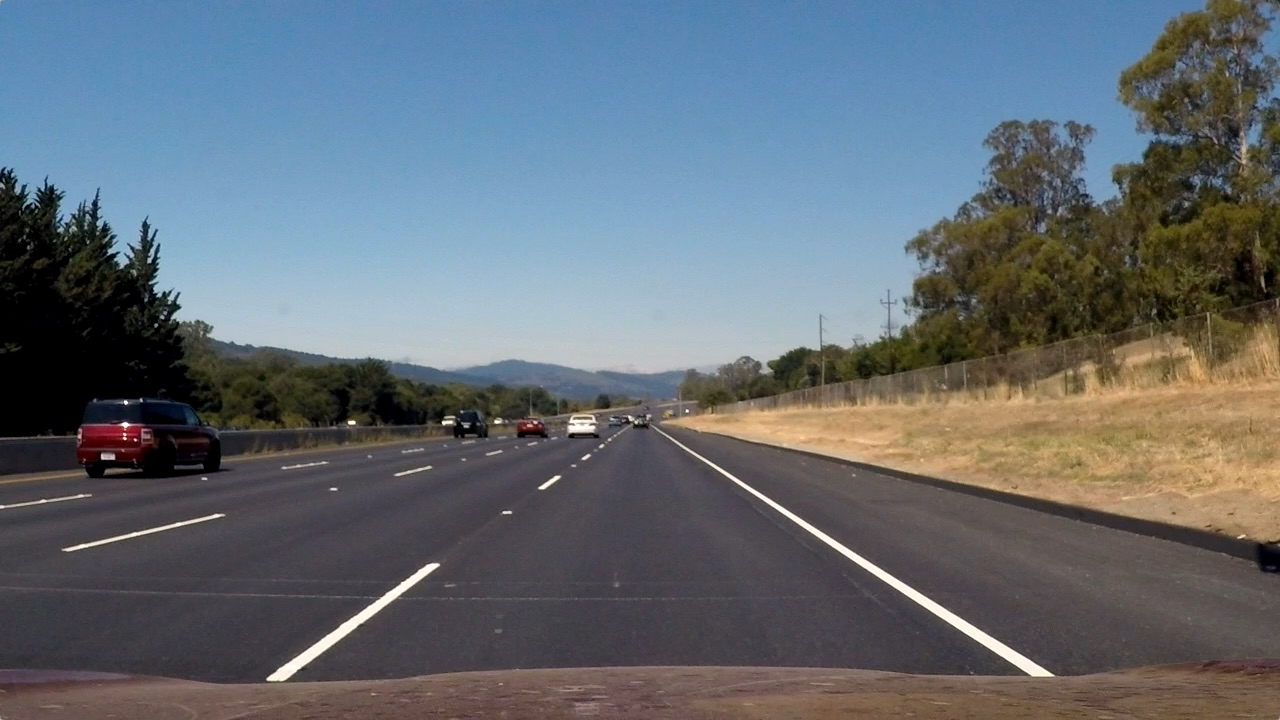
#> input picture test_images/straight_lines2.jpg, 1280 x 720 px; its folder holds 5 pictures in this run
$ python image_pipeline.py   (older library calls are emulated)
#> lines starting #> are read from the running program, lines starting #| are printed output that depends on the picture; after the words box and inside, x2 and y2 are one past the last pixel; in counts of white or black regions, pixels touching at a corner belong together; long printed decimals are rounded
### image_thresholding.py
import numpy as np
import cv2


# Threshold functions
def abs_sobel_thresh(img, orient='x', sobel_kernel=3, thresh=(0, 255)):
    gray = cv2.cvtColor(img, cv2.COLOR_RGB2GRAY)
    if orient=='x':
        sobel = cv2.Sobel(gray, cv2.CV_64F, 1, 0, ksize=sobel_kernel)
    elif orient=='y':
        sobel = cv2.Sobel(gray, cv2.CV_64F, 0, 1, ksize=sobel_kernel)
    abs_sobel = np.abs(sobel)
    scaled_sobel = np.uint8(255*abs_sobel/np.max(abs_sobel))
    grad_binary = np.zeros_like(abs_sobel)
    grad_binary[(scaled_sobel >= thresh[0]) & (scaled_sobel <= thresh[1])] = 1
    return grad_binary


def mag_thresh(img, sobel_kernel=3, mag_thresh=(0, 255)):
    gray = cv2.cvtColor(img, cv2.COLOR_RGB2GRAY)
    sobelx = cv2.Sobel(gray, cv2.CV_64F, 1, 0, ksize=sobel_kernel)
    sobely = cv2.Sobel(gray, cv2.CV_64F, 0, 1, ksize=sobel_kernel)
    mag_sobel = np.sqrt(sobelx**2 + sobely**2)
    scaled_sobel = np.uint8(255*mag_sobel/np.max(mag_sobel))
    mag_binary = np.zeros_like(gray)
    mag_binary[(scaled_sobel >= mag_thresh[0]) & (scaled_sobel <= mag_thresh[1])] = 1
    return mag_binary


def dir_threshold(img, sobel_kernel=3, thresh=(0, np.pi / 2)):
    gray = cv2.cvtColor(img, cv2.COLOR_RGB2GRAY)
    sobelx = cv2.Sobel(gray, cv2.CV_64F, 1, 0, ksize=sobel_kernel)
    sobely = cv2.Sobel(gray, cv2.CV_64F, 0, 1, ksize=sobel_kernel)
    abs_sobelx = np.abs(sobelx)
    abs_sobely = np.abs(sobely)
    dir_sobel = np.arctan2(abs_sobely, abs_sobelx)
    binary_output = np.zeros_like(gray)
    binary_output[(dir_sobel >= thresh[0]) & (dir_sobel <= thresh[1])] = 1
    return binary_output


def hls_select(img, thresh=(0, 255)):
    # 1) Convert to HLS color space
    hls = cv2.cvtColor(img, cv2.COLOR_RGB2HLS)
    # 2) Apply a threshold to the S channel
    s = hls[:, :, 2]
    binary_output = np.zeros_like(s)
    binary_output[(s > thresh[0]) & (s <= thresh[1])] = 1
    # 3) Return a binary image of threshold result
    # binary_output = np.copy(img) # placeholder line
    return binary_output

def white_select(img, thresh=200):
    binary_output = np.zeros_like(img[:, :, 0])
    binary_output[(img[:,:,0] > thresh) & (img[:,:,1] > thresh) & (img[:,:,2] > thresh)] = 1
    # 3) Return a binary image of threshold result
    # binary_output = np.copy(img) # placeholder line
    return binary_output


def yellow_select(img, thresh=(0, 255)):
    rg_th = 125
    bl_th = 115
    binary_output = np.zeros_like(img[:, :, 0])
    binary_output[(img[:,:,0] > rg_th) & (img[:,:,1] > rg_th) & (img[:,:,2] < bl_th)] = 1
    # 3) Return a binary image of threshold result
    # binary_output = np.copy(img) # placeholder line
    return binary_output

### line_fit.py
import numpy as np
import cv2
import matplotlib.pyplot as plt


# Functions for polynomial fitting step
def find_lane_pixels(binary_warped):
    # Take a histogram of the bottom half of the image
    histogram = np.sum(binary_warped[binary_warped.shape[0] // 2:, :], axis=0)
    # Create an output image to draw on and visualize the result
    out_img = np.dstack((binary_warped, binary_warped, binary_warped))
    # Find the peak of the left and right halves of the histogram
    # These will be the starting point for the left and right lines
    midpoint = np.int(histogram.shape[0] // 2)
    leftx_base = np.argmax(histogram[:midpoint])
    rightx_base = np.argmax(histogram[midpoint:]) + midpoint

    # HYPERPARAMETERS
    nwindows = 9        # Choose the number of sliding windows
    margin = 130        # Set the width of the windows +/- margin
    minpix = 50         # Set minimum number of pixels found to recenter window

    # Set height of windows - based on nwindows above and image shape
    window_height = np.int(binary_warped.shape[0] // nwindows)
    # Identify the x and y positions of all nonzero pixels in the image
    nonzero = binary_warped.nonzero()
    nonzeroy = np.array(nonzero[0])
    nonzerox = np.array(nonzero[1])
    out_img[nonzeroy, nonzerox] = [255, 255, 255]
    # Current positions to be updated later for each window in nwindows
    leftx_current = leftx_base
    rightx_current = rightx_base
    # Create empty lists to receive left and right lane pixel indices
    left_lane_inds = []
    right_lane_inds = []

    # Step through the windows one by one
    for window in range(nwindows):
        # Identify window boundaries in x and y (and right and left)
        win_y_low = binary_warped.shape[0] - (window + 1) * window_height
        win_y_high = binary_warped.shape[0] - window * window_height
        # the four boundaries of the window
        win_xleft_low = leftx_current - margin
        win_xleft_high = leftx_current + margin
        win_xright_low = rightx_current - margin
        win_xright_high = rightx_current + margin
        # Draw the windows on the visualization image
        cv2.rectangle(out_img, (win_xleft_low, win_y_low),
                      (win_xleft_high, win_y_high), (0, 255, 0), 2)
        cv2.rectangle(out_img, (win_xright_low, win_y_low),
                      (win_xright_high, win_y_high), (0, 255, 0), 2)
        # Identify the nonzero pixels in x and y within the window
        good_left_inds = [i for i in range(len(nonzerox)) if
                          win_xleft_low < nonzerox[i] < win_xleft_high and
                          win_y_low < nonzeroy[i] < win_y_high]
        good_right_inds = [i for i in range(len(nonzerox)) if
                           win_xright_low < nonzerox[i] < win_xright_high and
                           win_y_low < nonzeroy[i] < win_y_high]
        # Append these indices to the lists
        left_lane_inds.append(good_left_inds)
        right_lane_inds.append(good_right_inds)
        # Recenter next window
        if len(good_left_inds) > minpix:
            leftx_current = np.int(np.mean(nonzerox[good_left_inds]))
        if len(good_right_inds) > minpix:
            rightx_current = np.int(np.mean(nonzerox[good_right_inds]))

    # Concatenate the arrays of indices (previously was a list of lists of pixels)
    try:
        left_lane_inds = np.concatenate(left_lane_inds).astype(int)
        right_lane_inds = np.concatenate(right_lane_inds).astype(int)
    except ValueError:      # Avoids an error if the above is not implemented fully
        print("Something bad happened")
        pass

    # Extract left and right line pixel positions
    leftx = nonzerox[left_lane_inds]
    lefty = nonzeroy[left_lane_inds]
    rightx = nonzerox[right_lane_inds]
    righty = nonzeroy[right_lane_inds]

    return leftx, lefty, rightx, righty, out_img


# [21 lines left out: function find_lane_around_fit, not called in this run]


def fit_polynomial(binary_warped, plot=False):
    # Find our lane pixels first
    leftx, lefty, rightx, righty, out_img = find_lane_pixels(binary_warped)
    # fit if leftx, rightx are not empty
    left_fit, right_fit, left_px, right_px, ploty = fit(leftx, lefty, rightx, righty, out_img.shape[0])

    # Visualization
    nonzero = binary_warped.nonzero()
    nonzeroy = np.array(nonzero[0])
    nonzerox = np.array(nonzero[1])
    out_img[nonzeroy, nonzerox] = [255, 255, 255]
    out_img[lefty, leftx] = [255, 0, 0]
    out_img[righty, rightx] = [0, 0, 255]
    # Plots the left and right polynomials on the lane lines
    if plot:
        plt.plot(left_px, ploty, color='yellow')
        plt.plot(right_px, ploty, color='yellow')

    return out_img, left_fit, right_fit, left_px, right_px, ploty


def fit(leftx, lefty, rightx, righty, y_px):
    if len(leftx) > 0 and len(rightx) > 0:
        # Fit a second order polynomial to each using `np.polyfit`
        left_fit = np.polyfit(lefty, leftx, 2)
        right_fit = np.polyfit(righty, rightx, 2)
        # Generate x and y values for plotting
        ploty = np.linspace(0, y_px - 1, y_px)
        left_px = left_fit[0] * ploty ** 2 + left_fit[1] * ploty + left_fit[2]
        right_px = right_fit[0] * ploty ** 2 + right_fit[1] * ploty + right_fit[2]
        return left_fit, right_fit, left_px, right_px, ploty
    else:
        print("Empty data!")
        return


def sanity_chk(ploty, left_px, right_px):
    sane = True
    err = ""
    width = (right_px[-1] - left_px[-1]) * 3.7/700
    if width > 4.5 or width < 3:                      # Is lane width around 3.7m (+/- 0.5)?
        sane = False
        err = "No right lane distance ({0:.1f})".format(width)
    farther = len(ploty)//2
    lane_dist = right_px[farther:] - left_px[farther:]
    sigma = np.max(lane_dist) / np.min(lane_dist)
    # print("max: {0:.3f} - min: {1:.3f}".format(np.max(lane_dist), np.min(lane_dist)))
    if sigma > 1.5:    # Are lanes more or less parallel?
        sane = False
        sg = "{0:.1f}".format(sigma)
        err = err + " - " + "No parallel lanes (" + sg + ")"
    # if left_curv < 1800 or right_curv < 1800:           # Is the curvature similar?
    #     if abs(left_curv - right_curv) > 500:
    #         sane = False
    #         err = err + " - " + "No same curvature"
    return sane, err


def find_curv(ally, left_fit, right_fit):
    ym_per_pix = 30 / 720       # meters per pixel in y dimension
    xm_per_pix = 3.7 / 700      # meters per pixel in x dimension
    ally_m = ally * ym_per_pix
    def curv(fit):
        a = (xm_per_pix / ym_per_pix ** 2) * fit[0]
        b = (xm_per_pix / ym_per_pix) * fit[1]
        return np.mean(((1 + (2 * a * ally_m + b) ** 2) ** (3 / 2)) / abs(2 * a))
    return curv(left_fit), curv(right_fit)

### plotting_helpers.py
import matplotlib.pyplot as plt
import cv2


# Plotting functions
# [60 lines left out: functions plot_calibration, plot_thresholds, plot_warping, not called in this run]


def plot_img(image):
    plt.imshow(image)
    plt.axis('off')
    # plt.tight_layout(pad=0.01, rect=(0,-0.1,1,1.1))
    plt.subplots_adjust(left=0.1, right=0.95, top=1, bottom=0)
    # plt.margins(y=0)
    # plt.savefig("output_images/fit.jpg")
    plt.show()

### image_pipeline.py
import numpy as np
import cv2
import matplotlib.pyplot as plt
import matplotlib.image as mpimg
import glob
import pickle
from image_thresholding import *
from plotting_helpers import *
from line_fit import *


# *** PIPELINE ***
# Get image
# img_name = " - No parallel lanes (1.5)_2.jpg"
name = "straight_lines2"
img_name = "test_images/" + name + ".jpg"
img = mpimg.imread(img_name)
#> img is the input picture: shape (720, 1280, 3); mean R, G, B 99.4, 107.7, 115.1

# 1. Correct distorsion
# open distorsion matrix
try:
    saved_dist = pickle.load(open('calibrate_camera.p', 'rb'), encoding='latin1')
#> (reads calibrate_camera.p from the repository)
    mtx = saved_dist['mtx']
    dist = saved_dist['dist']
except (OSError, IOError):  # No progress file yet available
    print("No saved distorsion data. Run camera_calibration.py")
# get undistorted image
undist = cv2.undistort(img, mtx, dist, None, mtx)
# plot_calibration(img, undist)

# 2. Apply filters to get binary map
ksize = 3
gradx = abs_sobel_thresh(undist, orient='x', sobel_kernel=ksize, thresh=(10, 100))
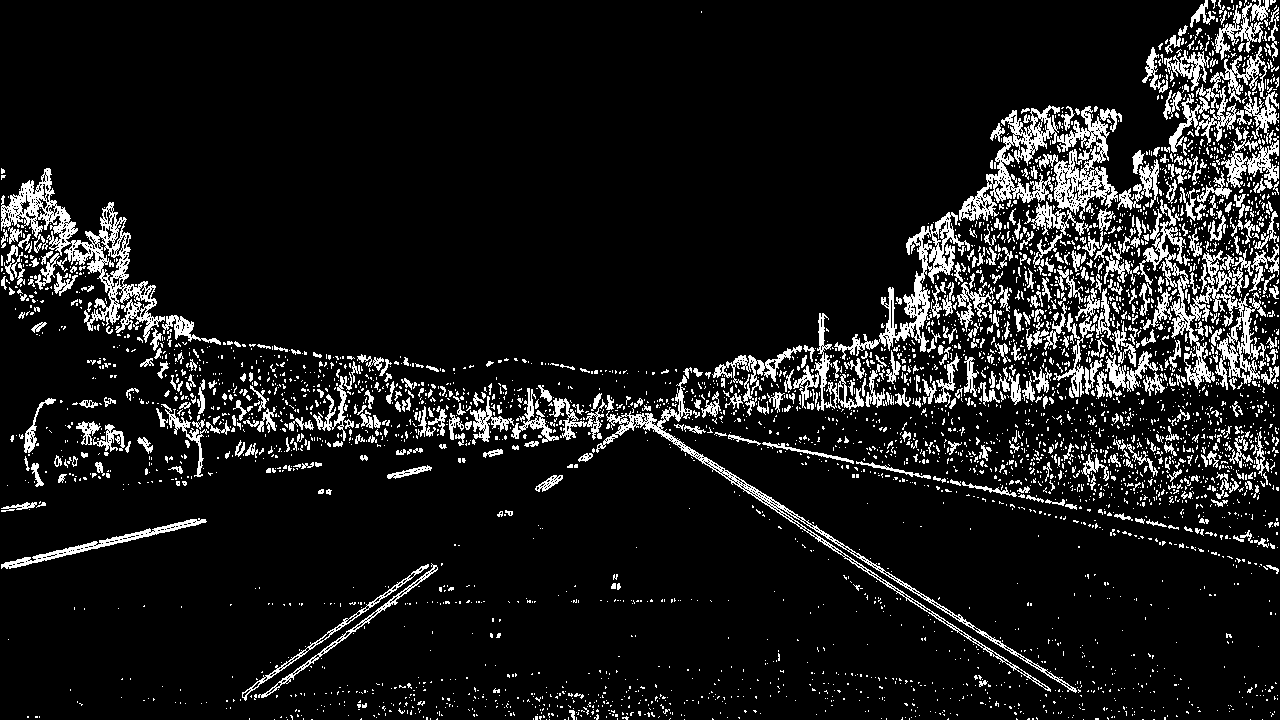
#> gradx: shape (720, 1280) float64; values 0 (black) and 1 (white), 10.2% white in thin lines or dots
grady = abs_sobel_thresh(undist, orient='y', sobel_kernel=ksize, thresh=(5, 100))
#> grady: shape (720, 1280) float64; values 0 (black) and 1 (white), 26.3% white; 6939 white regions (6691 under 20 px), largest, box (x1, y1, x2, y2) and area: (0, 1, 1280, 612) 172281, (0, 473, 1280, 719) 35158, (720, 465, 945, 603) 611
mag_bin = mag_thresh(undist, sobel_kernel=ksize, mag_thresh=(10, 200))
#> mag_bin: shape (720, 1280); values 0 (black) and 1 (white), 20.7% white; 1761 white regions (1587 under 20 px), largest, box (x1, y1, x2, y2) and area: (0, 0, 1280, 716) 163975, (520, 685, 685, 720) 2061, (0, 517, 207, 570) 1642
dir_bin = dir_threshold(undist, sobel_kernel=15, thresh=(0.9, 1.2))
#> dir_bin: shape (720, 1280); values 0 (black) and 1 (white), 21.6% white in thin lines or dots
hls_bin = hls_select(img, thresh=(50, 255))
#> hls_bin: shape (720, 1280); values 0 (black) and 1 (white), 54.7% white; 562 black regions (512 under 20 px), largest, box (x1, y1, x2, y2) and area: (0, 120, 1280, 720) 394889, (1116, 0, 1280, 220) 16511, (951, 289, 983, 323) 660
white_bin = white_select(img, thresh=195)
#> white_bin: shape (720, 1280); values 0 (black) and 1 (white), 0.62% white; 46 white regions (39 under 20 px), largest, box (x1, y1, x2, y2) and area: (669, 437, 1054, 676) 2943, (267, 564, 439, 681) 1824, (65, 514, 222, 551) 364
yellow_bin = yellow_select(img)
#> yellow_bin: shape (720, 1280); values 0 (black) and 1 (white), 4.6% white; 224 white regions (207 under 20 px), largest, box (x1, y1, x2, y2) and area: (701, 330, 1280, 541) 41493, (1170, 338, 1194, 357) 194, (800, 437, 833, 444) 91
# combine filters to a final output
combined = np.zeros_like(dir_bin)
combined[((mag_bin == 1) & (dir_bin == 1) & (hls_bin == 1)) | ((white_bin == 1) | (yellow_bin == 1))] = 1

# Plot the thresholding step
# plot_thresholds(undist, mag_bin, dir_bin,
#                 hls_bin, white_bin, yellow_bin,
#                 ((mag_bin == 1) & (dir_bin == 1) & (hls_bin == 1)), combined,
#                 ((white_bin == 1) | (yellow_bin == 1)))

# 3. Define trapezoid points on the road and transform perspective
X = combined.shape[1]
Y = combined.shape[0]
src = np.float32(
        [[205, 720],
         [1075, 720],
         [700, 460],
         [580, 460]])
dst = np.float32(
        [[300, 720],
         [980, 720],
         [980, 0],
         [300, 0]])
# Get perspective transformation matrix
M = cv2.getPerspectiveTransform(src, dst)
Minv = cv2.getPerspectiveTransform(dst, src)
# Warp the result of binary thresholds
warped = cv2.warpPerspective(combined, M, (X,Y), flags=cv2.INTER_LINEAR)
# [7 lines of commented-out code are left out]
out_img, left_fit_cf, right_fit_cf,  left_fitx, right_fitx, ploty = fit_polynomial(warped)
#> in fit_polynomial, `out_img[righty, rightx] = [0, 0, 255]`:
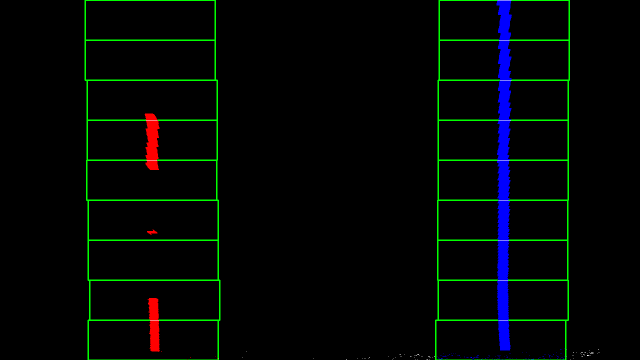
#> out_img: shape (720, 1280, 3) (shown at 1/2 size); mean of channels 0, 1, 2 1.4, 6.1, 4.3; drawn as R, G, B
#> left_fit_cf = [4.93e-05, -0.0333, 309.2]; right_fit_cf = [2.74e-06, -0.0068, 1009]; left_fitx = 720 values, max 310.7 at index 719, min 303.6 at index 338, mean 305.7; right_fitx = 720 values, max 1009 at index 0, min 1005.6 at index 719, mean 1007.1; ploty = 720 values from 0 to 719
# leftx, lefty, rightx, righty, out_img = find_lane_pixels(warped)
ok, err = sanity_chk(ploty, left_fitx, right_fitx)
#> in sanity_chk, `width = (right_px[-1] - left_px[-1]) * 3.7/700`: width = 3.67
#> in sanity_chk, `farther = len(ploty)//2`: farther = 360
#> in sanity_chk, `lane_dist = right_px[farther:] - left_px[farther:]`: lane_dist = 360 values, max 703.3 at index 0, min 694.8 at index 359, mean 700.1
#> in sanity_chk, `sigma = np.max(lane_dist) / np.min(lane_dist)`: sigma = 1.01
#> ok = True; err = ''
print(ok, err)
#| True
# Plot polynomial result
# plot_img(out_img)

# 5. Calculate curvature
curv_left, curv_right = find_curv(ploty, left_fit_cf, right_fit_cf)
#> in find_curv, `ally_m = ally * ym_per_pix`: ally_m = 720 values from 0 to 29.96
#> in curv, `a = (xm_per_pix / ym_per_pix ** 2) * fit[0]`: a = 0.00015
#> in curv, `b = (xm_per_pix / ym_per_pix) * fit[1]`: b = -0.00423
#> curv_left = 3331.6; curv_right = 59873.1
road_curv = (curv_left + curv_right) / 2
#> road_curv = 31602.4
lane_w = (right_fitx[-1] - left_fitx[-1]) * 3.7/700
#> lane_w = 3.67
offset = (((right_fitx[-1] + left_fitx[-1]) - img.shape[1]) / 2) * 3.7/700
#> offset = 0.096

print("base dist:  ", right_fitx[-1] - left_fitx[-1])
#| base dist:   694.836
print("upper dist: ", right_fitx[0] - left_fitx[0])
#| upper dist:  699.817
print("Curvature left: ", curv_left)
#| Curvature left:  3331.614
print("Curvature right: ", curv_right)
#| Curvature right:  59873.103
print("Lane width: ", lane_w)
#| Lane width:  3.673
print("Offset: ", offset)
#| Offset:  0.09595

# 6. Plot fitted lanes into original image
# create an image to draw the lines on
warp_zero = np.zeros_like(warped).astype(np.uint8)
color_warp = np.dstack((warp_zero, warp_zero, warp_zero))

# Recast the x and y points into usable format for cv2.fillPoly()
pts_left = np.array([np.transpose(np.vstack([left_fitx, ploty]))])
#> pts_left = 720 pairs, first value 303.6 to 310.7, second value 0 to 719
pts_right = np.array([np.flipud(np.transpose(np.vstack([right_fitx, ploty])))])
#> pts_right = 720 pairs, first value 1005.6 to 1009, second value 0 to 719
pts = np.hstack((pts_left, pts_right))
#> pts = 1440 pairs, first value 303.6 to 1009, second value 0 to 719

# Draw the lane onto the warped blank image
cv2.fillPoly(color_warp, np.int_([pts]), (0,255, 0))
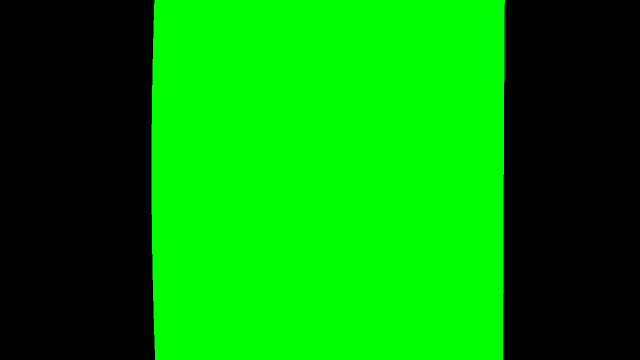
#> color_warp: shape (720, 1280, 3) (shown at 1/2 size); mean of channels 0, 1, 2 0, 139.9, 0; drawn as R, G, B

# Warp the blank back to original image space using inverse perspective matrix (Minv)
newwarp = cv2.warpPerspective(color_warp, Minv, (img.shape[1], img.shape[0]))
# print("dst: ", dst.shape)
# print("newwarp: ", newwarp.shape)
# Combine the result with the original image
result = cv2.addWeighted(undist, 1, newwarp, 0.3, 0)

# add text
curv_txt = "Radius of curvature: {0:.0f}m".format(road_curv)
#> curv_txt = 'Radius of curvature: 31602m'
side = {True: "left", False: "right"}
offset_txt = "Car is {0:.2f}m {1:s} of center".format(offset, side[offset>0])
#> offset_txt = 'Car is 0.10m left of center'

cv2.putText(result, curv_txt, (75, 75), cv2.FONT_HERSHEY_SIMPLEX, 2, (255, 255, 255), 3)
cv2.putText(result, offset_txt, (75, 150), cv2.FONT_HERSHEY_SIMPLEX, 2, (255, 255, 255), 3)
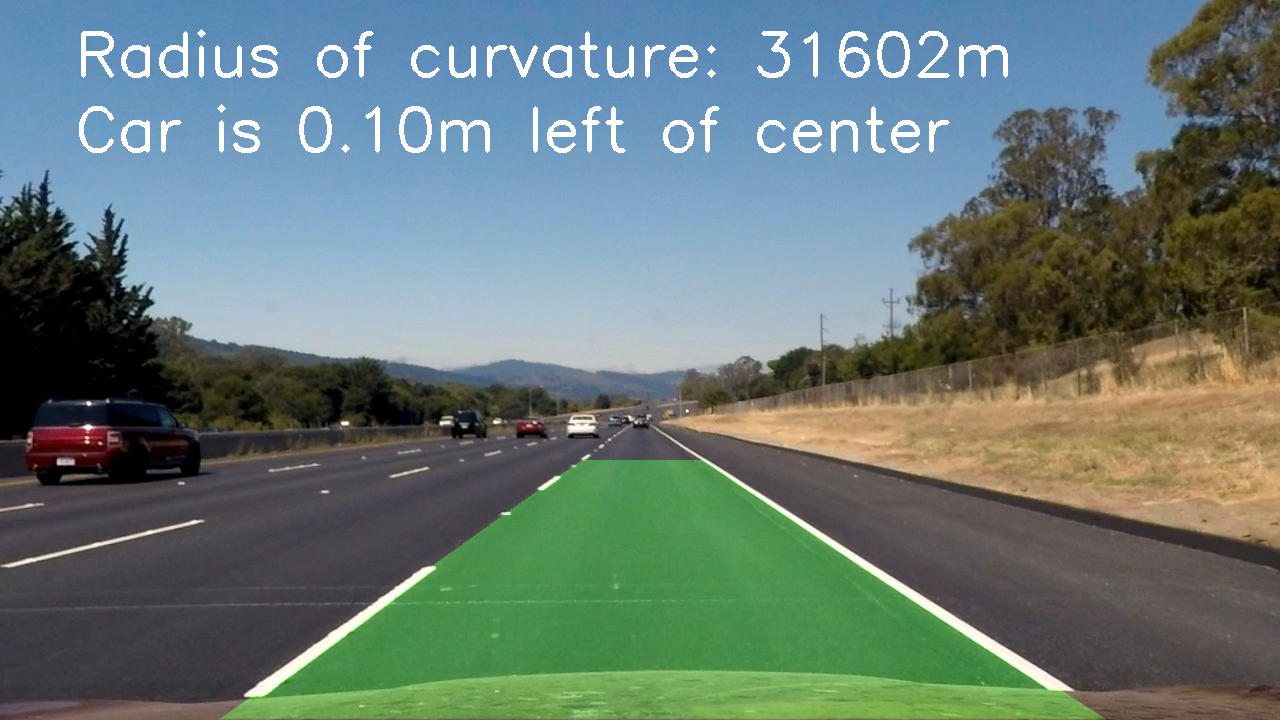
#> result: shape (720, 1280, 3); mean R, G, B 103.4, 121.9, 118

plot_img(result)

mpimg.imsave("output_images/"+ name + "_output.jpg", result)
